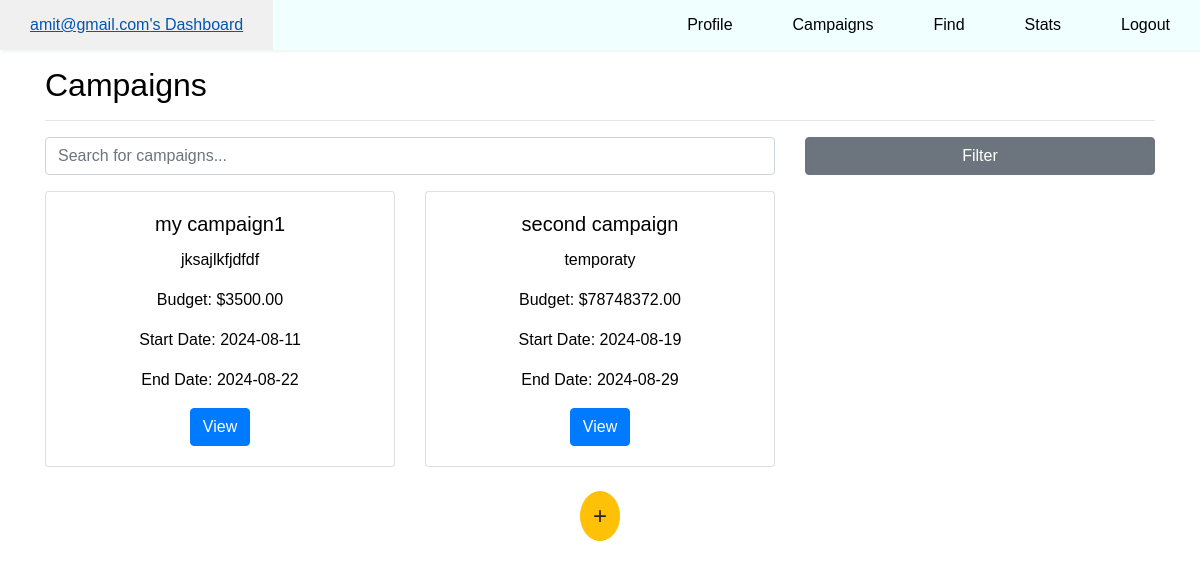
Page /campaigns (signed in) on the committed database.
### model.py (models this page shows, shortened)
class User(db.Model):
    id = db.Column(db.Integer, primary_key = True)
    name = db.Column(db.String, unique = False, nullable = True, default=lambda: '')
    email = db.Column(db.String, unique = True, nullable = False)
    password = db.Column(db.String, nullable = False)
    isAdmin = db.Column(db.Boolean, default = False)
    isInfluencer = db.Column(db.Boolean, default = False)
    isSponsor = db.Column(db.Boolean, default = False)
    isBlacklist = db.Column(db.Boolean, default = False)

class Campaign(db.Model):
    campaign_id = db.Column(db.Integer, primary_key=True)
    sponsor_id = db.Column(db.Integer, db.ForeignKey('sponsor.sponsor_id'), nullable=False)
    title = db.Column(db.String, nullable=False)
    description = db.Column(db.Text, nullable=False)
    budget = db.Column(db.Numeric(10, 2), nullable=False)
    start_date = db.Column(db.Date, nullable=False)
    end_date = db.Column(db.Date, nullable=False)
    status = db.Column(db.String, nullable=False)
    sponsor = db.relationship('Sponsor', backref=db.backref('campaigns', lazy=True))

### app.py (the view)
@app.route('/campaigns',methods =['GET','POST'])
def campaigns():
    user = getUserInfo()
    if 'id' not in session:
        return redirect(url_for('login'))
    id = session['id']
    user = User.query.filter_by(id=id).first()
    if user is None or not user.isSponsor:
        return redirect(url_for('login'))
    campaigns = Campaign.query.filter_by(sponsor_id=user.id).all()
    return render_template('campaigns.html', nav_type=user, campaigns = campaigns)

### helper.py (called while the page is built)
def getUserInfo():
    if 'id' in session:
        current_user = User.query.filter_by(id = session['id']).first()
        if current_user:
            usr_id = current_user.id
            email = current_user.email
            isAdmin = current_user.isAdmin
            isInfluencer = current_user.isInfluencer
            isSponsor = current_user.isSponsor
            return {'usr_id':usr_id, 'email':email, 'isAdmin':isAdmin, 'isInfluencer':isInfluencer, 'isSponsor':isSponsor}
        else:
            return None

### templates/campaigns.html (shortened to what this page needs)
{% extends './layouts/layout.html' %}
{% block body %}
    {% include './components/navbar.html' %}
    {% include './components/sponsor/campaigns.html' %}
{% endblock %}

### templates/layouts/layout.html (shortened to what this page needs)
<!DOCTYPE html>
<html lang="en">
<head>
    <link rel="stylesheet" href="https://cdn.jsdelivr.net/npm/bootstrap@4.0.0/dist/css/bootstrap.min.css">
    <link rel="stylesheet" href="{{ url_for('static', filename='style.css') }}">
</head>
<body>
    {% block body %}
    {% endblock %}
</body>
</html>

### templates/components/navbar.html (shortened to what this page needs)
<nav>
    <ul>
        {% if nav_type.isSponsor == 1 %}
        <li><a href="{{ url_for('index') }}">{{ nav_type.email }}'s Dashboard</a></li>
        <li><a href="{{ url_for('profile') }}">Profile</a></li>
        <li><a href="{{ url_for('campaigns') }}">Campaigns</a></li>
        <li><a href="#">Find</a></li>
        <li><a href="#">Stats</a></li>
        <li><a href="{{ url_for('logout') }}">Logout</a></li>
        {% endif %}
    </ul>
</nav>

### templates/components/sponsor/campaigns.html
<div class="container lg-4">
    <div class="row">
        <div class="col-12">
            <h2>Campaigns</h2>
            <hr>
        </div>
    </div>
    <div class="row mb-3">
        <div class="col-md-8">
            <input type="text" class="form-control" placeholder="Search for campaigns..." id="search-bar">
        </div>
        <div class="col-md-4">
            <button class="btn btn-secondary w-100">Filter</button>
        </div>
    </div>
    <div class="row">
        {% for campaign in campaigns %}
        <div class="col-md-4 mb-4">
            <div class="card">
                <div class="card-body text-center">
                    <h5 class="card-title">{{ campaign.title }}</h5>
                    <p>{{ campaign.description }}</p>
                    <p>Budget: ${{ campaign.budget }}</p>
                    <p>Start Date: {{ campaign.start_date }}</p>
                    <p>End Date: {{ campaign.end_date }}</p>
                    <a href="{{ url_for('campaignManagement', campaign_id=campaign.campaign_id) }}">
                        <button class="btn btn-primary">View</button>
                    </a>
                </div>
            </div>
        </div>
        {% endfor %}
    </div>
    <div class="row">
        <div class="col-12 text-center">
            <a href="{{ url_for('createCampaign') }}">
                <button class="btn btn-warning" style="font-size: 24px; border-radius: 50%;">+</button>
            </a>
        </div>
    </div>
</div>

### static/style.css (style rules this page uses)
* { margin:0; padding:0; }
body { padding: 0; margin: 0; font-family: 'Franklin Gothic Medium', 'Arial Narrow', Arial, sans-serif; color: #000; min-height: 100vh; }
nav { background-color: azure; box-shadow: 2px 2px 3px rgb(242,245,244); }
nav ul { width: 100%; list-style: none; display: flex; justify-content: flex-end; align-items: center; }
nav li { height: 50px; }
nav a { height: 100%; padding: 0 30px; text-decoration: none; display: flex; align-items: center; color: black; }
nav li:first-child { margin-right: auto; }

### rows in the picture
User: email "amit@gmail.com"
Campaign: title "my campaign1", description "jksajlkfjdfdf", budget "3500.00", start_date "2024-08-11", end_date "2024-08-22"
Campaign: title "second campaign", description "temporaty", budget "78748372.00", start_date "2024-08-19", end_date "2024-08-29"
